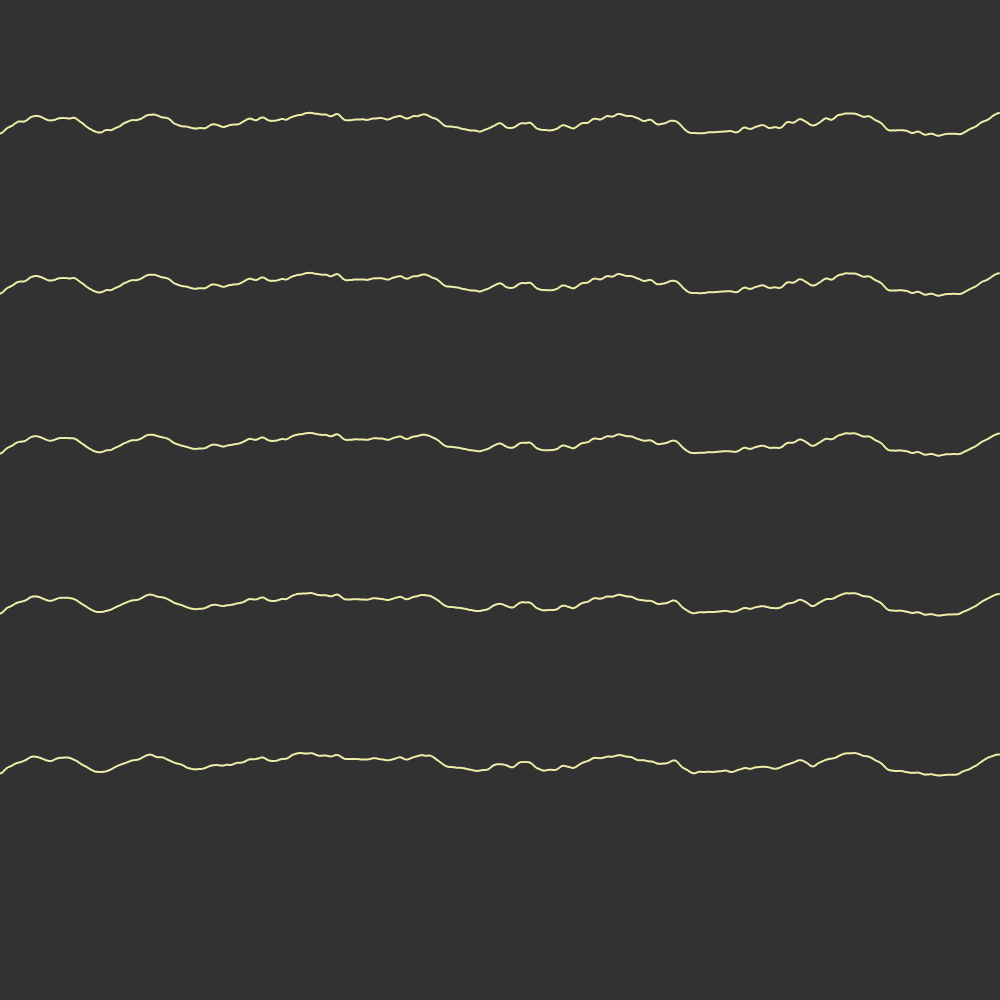
Frame 1 (no input)
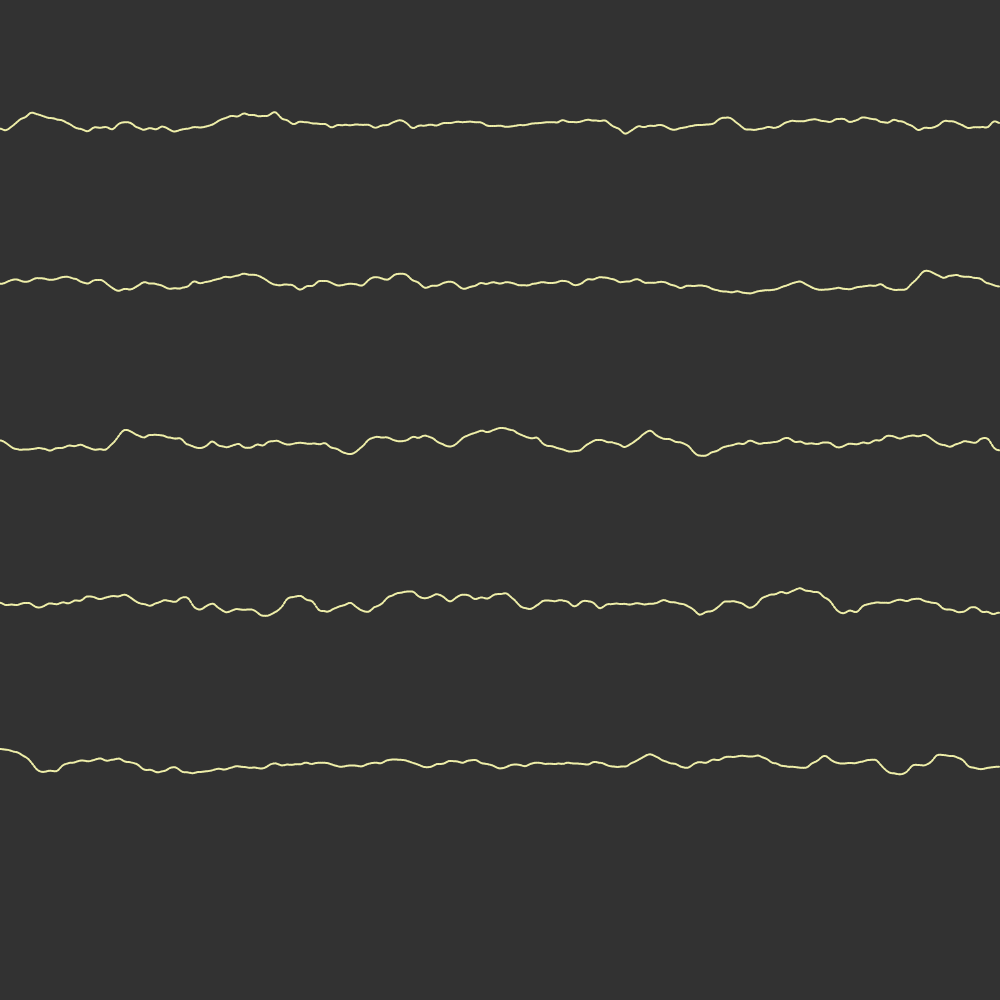
Frame 60 (no input)
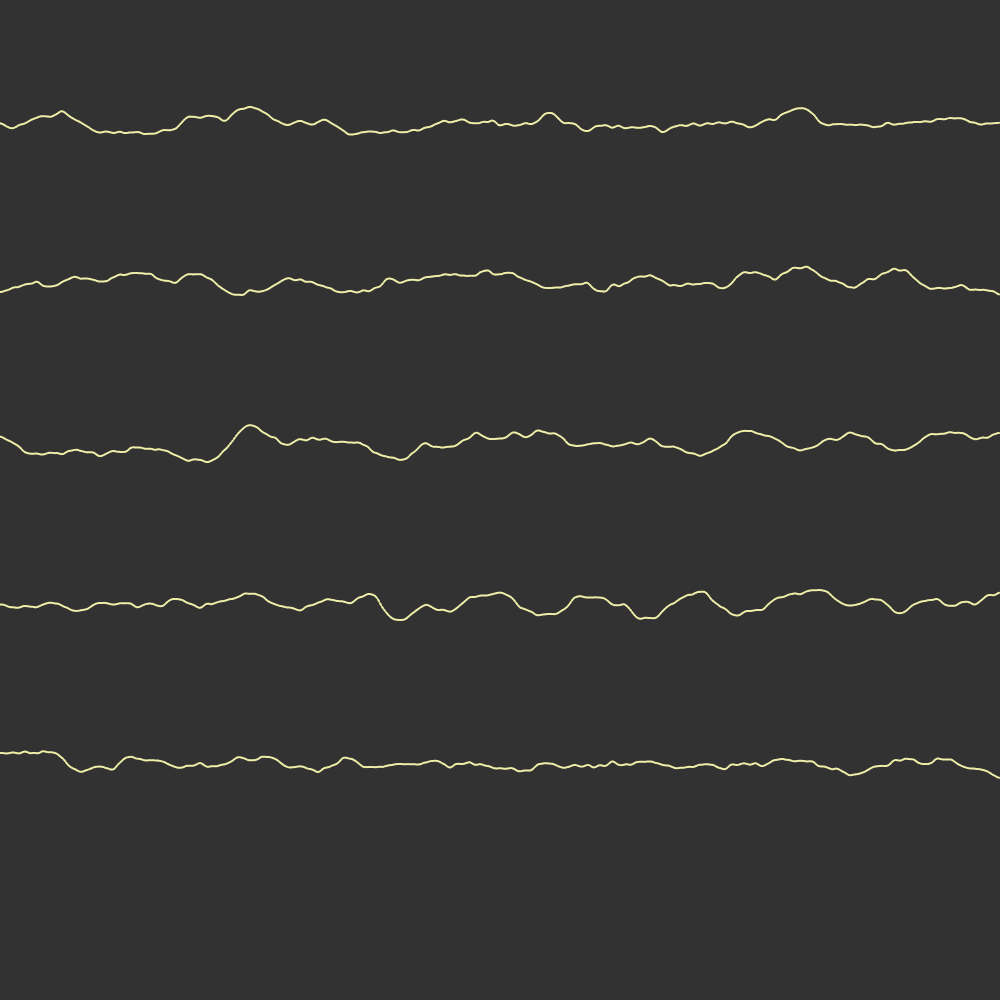
Frame 120 (the mouse pressed at the canvas centre since frame 60)

The p5.js sketch that drew these frames (run headless with seeded random() and noise() and a simulated clock; from frame 60 on, the mouse is pressed at the canvas centre):

// p5.js sketch
// ── sketch.js
var GRAY;
var BEIGE;
var lines = [];

var THICKNESS = 2;
var NUM_LINES = 5;
var AMPLITUDE = 50;

function setup() {
  let side = min(windowWidth, windowHeight)
  createCanvas(side, side);
  GRAY = 50;
  BEIGE = color(240, 240, 170);
  initLines();
}

function draw() {
  background(GRAY);
  fill(BEIGE);
  lines.forEach(l => {
    l.draw();
  });
  // d1 = AMPLITUDE * noise(frameCount / 100);
  // d2 = AMPLITUDE * noise((frameCount + 1000) / 100);
  // ellipse(width * 1 / 3, height / 2 + d1, 100, 100);
  // ellipse(width * 2 / 3, height / 2 + d2, 100, 100);
}

function initLines() {
  var l;
  var y = height / 10;
  var dY = 4/5 * height / NUM_LINES;
  for (let i = 0; i < NUM_LINES; i++) {
    l = new Line(y, i * 1000 * frameCount);
    lines.push(l);
    y += dY;
  }
}

function Line(y, t) {
  this.y = y;
  this.t = t;

  this.draw = function () {
    // translate(height / 2);
    stroke(BEIGE);
    strokeWeight(THICKNESS);
    beginShape(LINES);
    var y, t;
    for (let x = 0; x < width; x++) {
      t = (this.t + x) * frameCount / 1000;
      y = this.y + AMPLITUDE * noise(x / 50, this.y * frameCount / 10000);
      vertex(x, y);
    }
    endShape();
  }
}
